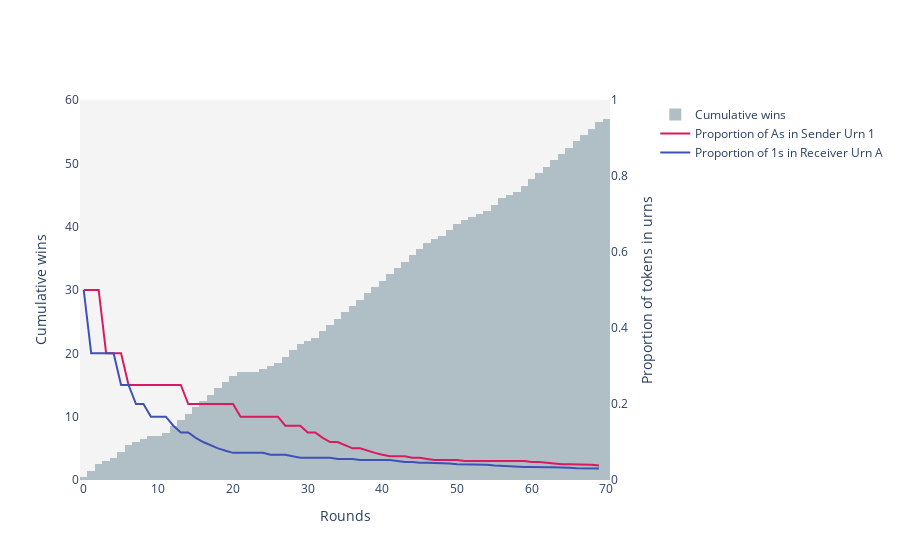

Source (notebook cell):
### Markdown cell above
## Graphing the outcomes

Histogram of cumulative wins, plotted against the proportions of As in Sender Urn 1, and of 1s in Receiver Urn A. (If I've understood it corrently, the hope is that these will correlate over time, both converging towards either 1 or 0.)

### Code cell
rounds = list(range(0, total_rounds))

fig = make_subplots(specs=[[{"secondary_y": True}]])
fig.add_trace(
    go.Histogram(
        x=rounds,
        y=outcome,
        nbinsx=total_rounds,
        histfunc="sum",
        cumulative={'enabled':True, 'direction': 'increasing', 'currentbin': 'half'},
        name="Cumulative wins",
        marker={"color": "#b0bec5"}
    ),
    secondary_y=False
)
fig.add_trace(
    go.Scatter(
        x=rounds,
        y=sender_proportions_1,
        name="Proportion of As in Sender Urn 1",
        marker={"color": "#d81b60"}
    ),
    secondary_y=True
)
fig.add_trace(
    go.Scatter(
        x=rounds,
        y=receiver_proportions_1,
        name="Proportion of 1s in Receiver Urn A",
        marker={"color": "#3f51b5"},
    ),
    secondary_y=True
)

fig.update_xaxes(title="Rounds")
fig.update_yaxes(title="Cumulative wins", showgrid=False, secondary_y=False)
fig.update_yaxes(range=[0, 1], title="Proportion of tokens in urns", showgrid=False, secondary_y=True)
fig.update_layout(plot_bgcolor="#f4f4f4")
fig.show()

### Figure 1 — Plotly figure (JSON) as saved in the notebook; plotly's stock layout.template omitted (floating-point values rounded to 4 significant figures)
{"data": [{"cumulative": {"currentbin": "half", "direction": "increasing", "enabled": true}, "histfunc": "sum", "marker": {"color": "#b0bec5"}, "name": "Cumulative wins", "nbinsx": 70, "type": "histogram", "x": [0, 1, 2, 3, 4, 5, 6, 7, 8, 9, 10, 11, 12, 13, 14, 15, 16, 17, 18, 19, 20, 21, 22, 23, 24, 25, 26, 27, 28, 29, 30, 31, 32, 33, 34, 35, 36, 37, 38, 39, 40, 41, 42, 43, 44, 45, 46, 47, 48, 49, 50, 51, 52, 53, 54, 55, 56, 57, 58, 59, 60, 61, 62, 63, 64, 65, 66, 67, 68, 69], "xaxis": "x", "y": [1, 1, 1, 0, 1, 1, 1, 0, 1, 0, 0, 1, 1, 1, 1, 1, 1, 1, 1, 1, 1, 0, 0, 0, 1, 0, 1, 1, 1, 1, 0, 1, 1, 1, 1, 1, 1, 1, 1, 1, 1, 1, 1, 1, 1, 1, 1, 0, 1, 1, 1, 0, 1, 0, 1, 1, 1, 0, 1, 1, 1, 1, 1, 1, 1, 1, 1, 1, 1, 1], "yaxis": "y"}, {"marker": {"color": "#d81b60"}, "name": "Proportion of As in Sender Urn 1", "type": "scatter", "x": [0, 1, 2, 3, 4, 5, 6, 7, 8, 9, 10, 11, 12, 13, 14, 15, 16, 17, 18, 19, 20, 21, 22, 23, 24, 25, 26, 27, 28, 29, 30, 31, 32, 33, 34, 35, 36, 37, 38, 39, 40, 41, 42, 43, 44, 45, 46, 47, 48, 49, 50, 51, 52, 53, 54, 55, 56, 57, 58, 59, 60, 61, 62, 63, 64, 65, 66, 67, 68, 69], "xaxis": "x", "y": [0.5, 0.5, 0.5, 0.3333, 0.3333, 0.3333, 0.25, 0.25, 0.25, 0.25, 0.25, 0.25, 0.25, 0.25, 0.2, 0.2, 0.2, 0.2, 0.2, 0.2, 0.2, 0.1667, 0.1667, 0.1667, 0.1667, 0.1667, 0.1667, 0.1429, 0.1429, 0.1429, 0.125, 0.125, 0.1111, 0.1, 0.1, 0.09091, 0.08333, 0.08333, 0.07692, 0.07143, 0.06667, 0.0625, 0.0625, 0.0625, 0.05882, 0.05882, 0.05556, 0.05263, 0.05263, 0.05263, 0.05263, 0.05, 0.05, 0.05, 0.05, 0.05, 0.05, 0.05, 0.05, 0.05, 0.04762, 0.04762, 0.04545, 0.04348, 0.04167, 0.04167, 0.04167, 0.04167, 0.04, 0.03846], "yaxis": "y2"}, {"marker": {"color": "#3f51b5"}, "name": "Proportion of 1s in Receiver Urn A", "type": "scatter", "x": [0, 1, 2, 3, 4, 5, 6, 7, 8, 9, 10, 11, 12, 13, 14, 15, 16, 17, 18, 19, 20, 21, 22, 23, 24, 25, 26, 27, 28, 29, 30, 31, 32, 33, 34, 35, 36, 37, 38, 39, 40, 41, 42, 43, 44, 45, 46, 47, 48, 49, 50, 51, 52, 53, 54, 55, 56, 57, 58, 59, 60, 61, 62, 63, 64, 65, 66, 67, 68, 69], "xaxis": "x", "y": [0.5, 0.3333, 0.3333, 0.3333, 0.3333, 0.25, 0.25, 0.2, 0.2, 0.1667, 0.1667, 0.1667, 0.1429, 0.125, 0.125, 0.1111, 0.1, 0.09091, 0.08333, 0.07692, 0.07143, 0.07143, 0.07143, 0.07143, 0.07143, 0.06667, 0.06667, 0.06667, 0.0625, 0.05882, 0.05882, 0.05882, 0.05882, 0.05882, 0.05556, 0.05556, 0.05556, 0.05263, 0.05263, 0.05263, 0.05263, 0.05263, 0.05, 0.04762, 0.04762, 0.04545, 0.04545, 0.04545, 0.04545, 0.04348, 0.04167, 0.04167, 0.04167, 0.04, 0.04, 0.03846, 0.03704, 0.03571, 0.03571, 0.03448, 0.03448, 0.03333, 0.03333, 0.03333, 0.03333, 0.03226, 0.03125, 0.0303, 0.0303, 0.0303], "yaxis": "y2"}], "layout": {"plot_bgcolor": "#f4f4f4", "xaxis": {"anchor": "y", "domain": [0, 0.94], "title": {"text": "Rounds"}}, "yaxis": {"anchor": "x", "domain": [0, 1], "showgrid": false, "title": {"text": "Cumulative wins"}}, "yaxis2": {"anchor": "x", "overlaying": "y", "range": [0, 1], "showgrid": false, "side": "right", "title": {"text": "Proportion of tokens in urns"}}}}
